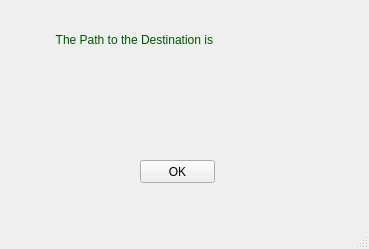
<?xml version="1.0" encoding="UTF-8"?>
<ui version="4.0">
 <class>Path</class>
 <widget class="QMainWindow" name="Path">
  <property name="geometry">
   <rect>
    <x>0</x>
    <y>0</y>
    <width>369</width>
    <height>249</height>
   </rect>
  </property>
  <property name="windowTitle">
   <string>Path Displayer</string>
  </property>
  <widget class="QWidget" name="centralwidget">
   <widget class="QPushButton" name="pushButton">
    <property name="geometry">
     <rect>
      <x>140</x>
      <y>160</y>
      <width>75</width>
      <height>23</height>
     </rect>
    </property>
    <property name="text">
     <string>OK</string>
    </property>
   </widget>
   <widget class="QLabel" name="label">
    <property name="geometry">
     <rect>
      <x>26</x>
      <y>19</y>
      <width>321</width>
      <height>41</height>
     </rect>
    </property>
    <property name="styleSheet">
     <string notr="true">color: rgb(0, 85, 0);
font: 14pt &quot;Times New Roman&quot;;
font: 75 italic 14pt &quot;Times New Roman&quot;;</string>
    </property>
    <property name="text">
     <string>         The Path to the Destination is</string>
    </property>
   </widget>
   <widget class="QLabel" name="Path_Display">
    <property name="geometry">
     <rect>
      <x>10</x>
      <y>60</y>
      <width>351</width>
      <height>71</height>
     </rect>
    </property>
    <property name="styleSheet">
     <string notr="true">font: 75 10pt &quot;MS Shell Dlg 2&quot;;</string>
    </property>
    <property name="text">
     <string>      </string>
    </property>
   </widget>
  </widget>
  <widget class="QMenuBar" name="menubar">
   <property name="geometry">
    <rect>
     <x>0</x>
     <y>0</y>
     <width>369</width>
     <height>18</height>
    </rect>
   </property>
  </widget>
  <widget class="QStatusBar" name="statusbar"/>
 </widget>
 <resources/>
 <connections/>
</ui>
